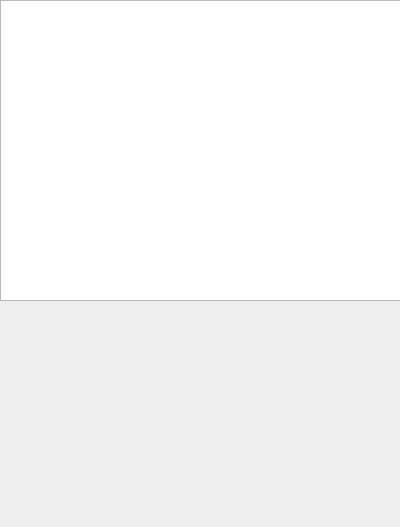
<?xml version="1.0" encoding="UTF-8"?>
<ui version="4.0">
 <class>bmpinfo</class>
 <widget class="QDialog" name="bmpinfo">
  <property name="geometry">
   <rect>
    <x>0</x>
    <y>0</y>
    <width>400</width>
    <height>527</height>
   </rect>
  </property>
  <property name="minimumSize">
   <size>
    <width>400</width>
    <height>527</height>
   </size>
  </property>
  <property name="maximumSize">
   <size>
    <width>1000</width>
    <height>1000</height>
   </size>
  </property>
  <property name="windowTitle">
   <string>Fileinfo</string>
  </property>
  <property name="windowIcon">
   <iconset>
    <normaloff>bmp_128px_1171017_easyicon.net.ico</normaloff>bmp_128px_1171017_easyicon.net.ico</iconset>
  </property>
  <widget class="QListView" name="listView">
   <property name="geometry">
    <rect>
     <x>0</x>
     <y>0</y>
     <width>401</width>
     <height>301</height>
    </rect>
   </property>
   <property name="minimumSize">
    <size>
     <width>0</width>
     <height>0</height>
    </size>
   </property>
   <property name="maximumSize">
    <size>
     <width>1000</width>
     <height>1000</height>
    </size>
   </property>
  </widget>
  <widget class="QCustomPlot" name="widget" native="true">
   <property name="geometry">
    <rect>
     <x>10</x>
     <y>310</y>
     <width>381</width>
     <height>211</height>
    </rect>
   </property>
  </widget>
 </widget>
 <customwidgets>
  <customwidget>
   <class>QCustomPlot</class>
   <extends>QWidget</extends>
   <header>qcustomplot.h</header>
   <container>1</container>
  </customwidget>
 </customwidgets>
 <resources/>
 <connections/>
</ui>
